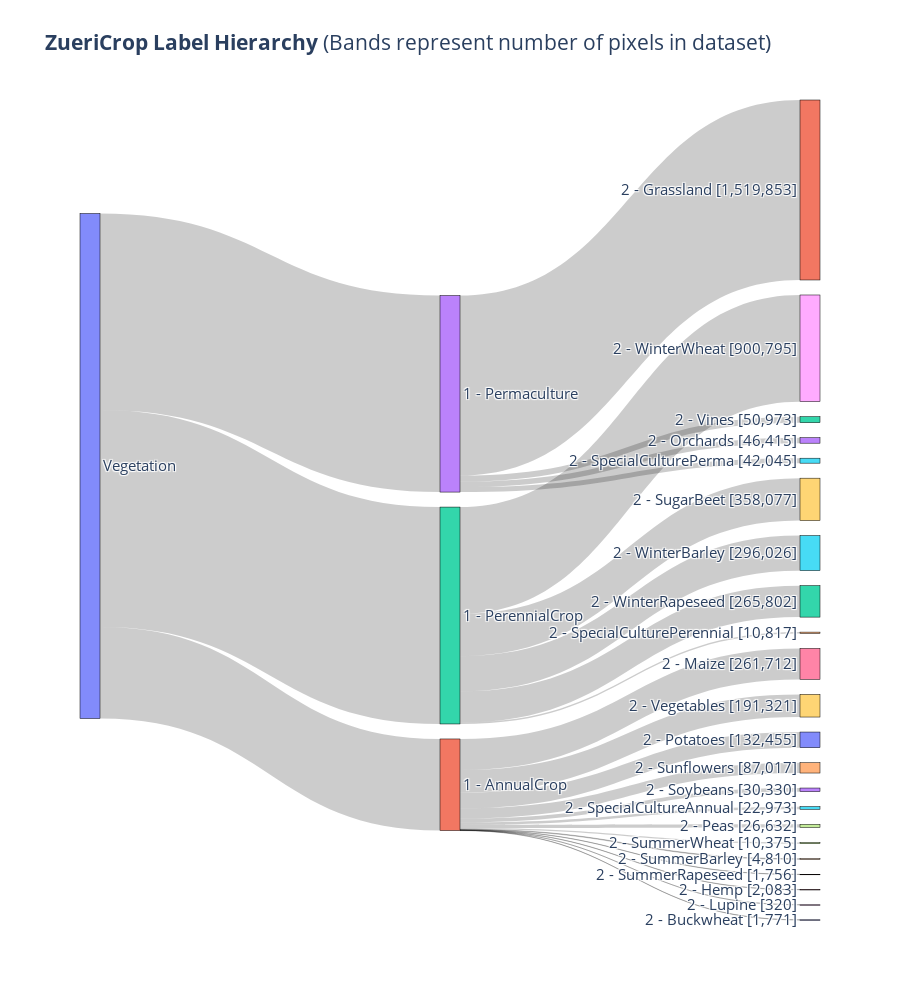

Write notebook code for a chart like this one.
### Code cell
# Prepare data for Sankey diagram
node_labels = ["Vegetation"]

# Create labels for tier 1 nodes
tier1_labels = [f"1 - {dataset_info['tier1'][i]}" for i in sorted(list(pixels_by_tier_category['tier1'].keys())) if i != 0]
node_labels.extend(tier1_labels)

# Create labels for tier 2 nodes
tier2_labels = [f"2 - {dataset_info['tier2'][i]} [{pixels_by_tier_category['tier2'][i]:,}]" for i in sorted(list(pixels_by_tier_category['tier2'].keys())) if i != 0]
node_labels.extend(tier2_labels)

# Create source and target lists based on the provided relationships
sources = []
targets = []
values = []

# Tier1 to Vegetation links
for i, t1_index in enumerate(tier1_labels):

    sources.append(0)  # Index of Vegetation node
    targets.append(i+1)  # Adjust index for tier 1 node
    values.append(pixels_by_tier_category['tier1'][i+1])

# Tier2 to Tier1 links
for i, t1_index in enumerate(tier2_to_tier1):
    if i == 0:
        continue
    targets.append(len(tier1_labels) + i)  # Adjust index for tier 2 node
    sources.append(t1_index)  # Adjust index for tier 1 node
    values.append(pixels_by_tier_category['tier2'][i])

# Create the Sankey diagram using Plotly
fig = go.Figure(data=[go.Sankey(
    node=dict(
        pad=15,
        thickness=20,
        line=dict(color="black", width=0.5),
        label=node_labels,
    ),
    link=dict(
        source=sources,
        target=targets,
        value=values
    ),
    arrangement='snap'
)])

fig.update_layout(title_text="<b>ZueriCrop Label Hierarchy</b> (Bands represent number of pixels in dataset)", font_size=15, height=1000)

fig.write_image("../assets/ZueriCrop_2.0_Seasonality_Tiers_Sankey.pdf", width=1200, height=1500)

fig.show()

### Figure 1 — Plotly figure (JSON) as saved in the notebook; plotly's stock layout.template omitted (floating-point values rounded to 4 significant figures)
{"data": [{"arrangement": "snap", "link": {"source": [0, 0, 0, 1, 2, 1, 1, 2, 2, 1, 1, 2, 1, 1, 1, 1, 1, 1, 1, 1, 3, 3, 3, 2, 3], "target": [1, 2, 3, 4, 5, 6, 7, 8, 9, 10, 11, 12, 13, 14, 15, 16, 17, 18, 19, 20, 21, 22, 23, 24, 25], "value": [773555, 1831517, 1659286, 4810, 296026, 261712, 10375, 900795, 358077, 132455, 1756, 265802, 30330, 87017, 22973, 2083, 26632, 320, 191321, 1771, 1519853, 50973, 46415, 10817, 42045]}, "node": {"label": ["Vegetation", "1 - AnnualCrop", "1 - PerennialCrop", "1 - Permaculture", "2 - SummerBarley [4,810]", "2 - WinterBarley [296,026]", "2 - Maize [261,712]", "2 - SummerWheat [10,375]", "2 - WinterWheat [900,795]", "2 - SugarBeet [358,077]", "2 - Potatoes [132,455]", "2 - SummerRapeseed [1,756]", "2 - WinterRapeseed [265,802]", "2 - Soybeans [30,330]", "2 - Sunflowers [87,017]", "2 - SpecialCultureAnnual [22,973]", "2 - Hemp [2,083]", "2 - Peas [26,632]", "2 - Lupine [320]", "2 - Vegetables [191,321]", "2 - Buckwheat [1,771]", "2 - Grassland [1,519,853]", "2 - Vines [50,973]", "2 - Orchards [46,415]", "2 - SpecialCulturePerennial [10,817]", "2 - SpecialCulturePerma [42,045]"], "line": {"color": "black", "width": 0.5}, "pad": 15, "thickness": 20}, "type": "sankey"}], "layout": {"font": {"size": 15}, "height": 1000, "title": {"text": "<b>ZueriCrop Label Hierarchy</b> (Bands represent number of pixels in dataset)"}}}
